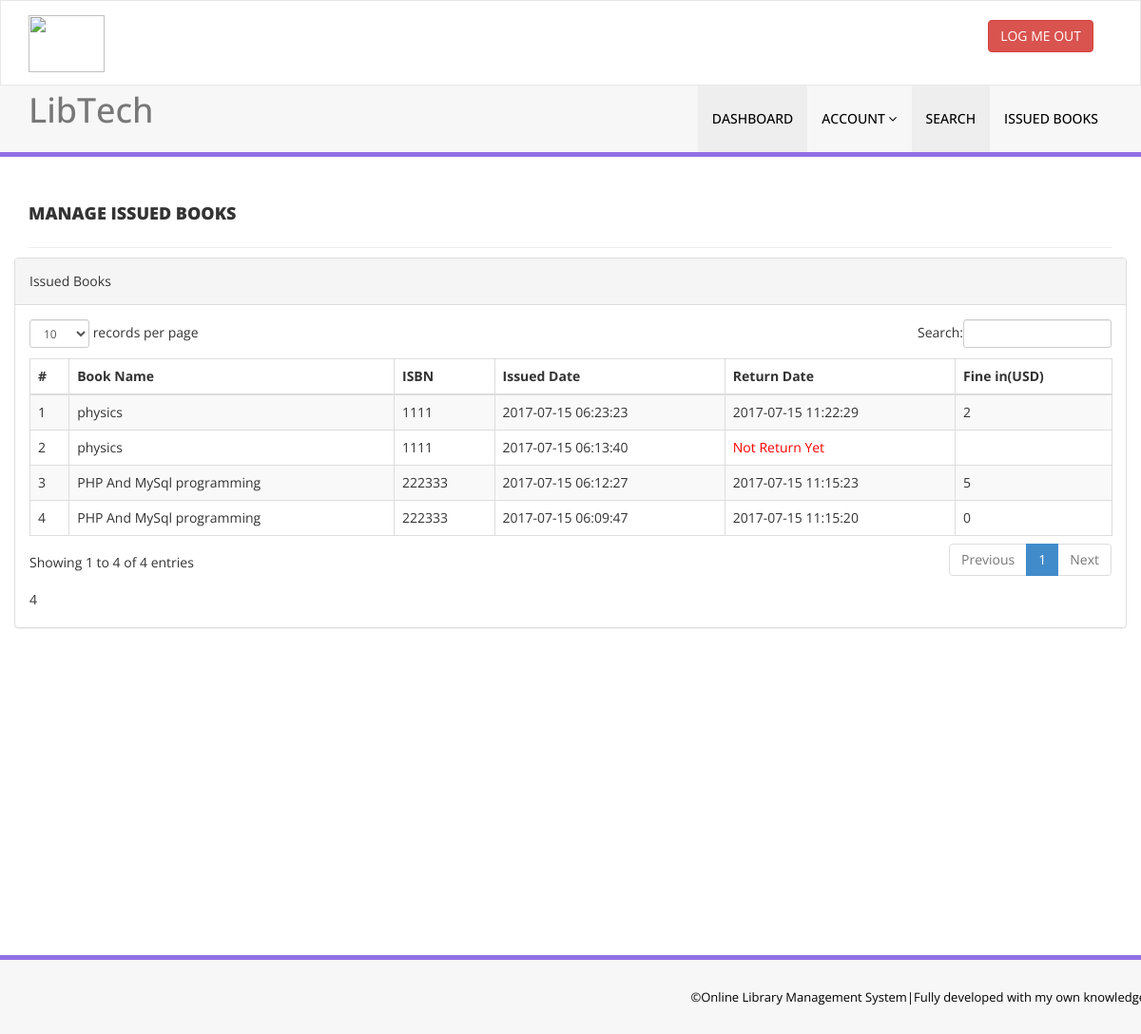
/library/issued-books.php (signed in), run on the app's committed database.
### tables this page shows
CREATE TABLE `tblissuedbookdetails` (
  `id` int(11) NOT NULL,
  `BookId` int(11) DEFAULT NULL,
  `StudentID` varchar(150) DEFAULT NULL,
  `IssuesDate` timestamp NULL DEFAULT current_timestamp(),
  `ReturnDate` timestamp NULL DEFAULT NULL ON UPDATE current_timestamp(),
  `RetrunStatus` int(1) DEFAULT NULL,
  `fine` int(11) DEFAULT NULL
);

CREATE TABLE `tblbooks` (
  `id` int(11) NOT NULL,
  `BookName` varchar(255) DEFAULT NULL,
  `CatId` int(11) DEFAULT NULL,
  `AuthorId` int(11) DEFAULT NULL,
  `ISBNNumber` int(11) DEFAULT NULL,
  `PublishDate` date DEFAULT NULL,
  `RegDate` timestamp NULL DEFAULT current_timestamp(),
  `UpdationDate` timestamp NULL DEFAULT NULL ON UPDATE current_timestamp()
);

### library/issued-books.php (the view, shortened to what this page needs)
<?php
include('includes/config.php');
if(strlen($_SESSION['login'])==0)
    {
header('location:index.php');
}
else{
    ?>
<!DOCTYPE html>
<html xmlns="http://www.w3.org/1999/xhtml">
<head>
    <link href="assets/css/bootstrap.css" rel="stylesheet" />
    <link href="assets/css/font-awesome.css" rel="stylesheet" />
    <link href="assets/js/dataTables/dataTables.bootstrap.css" rel="stylesheet" />
    <link href="assets/css/style.css" rel="stylesheet" />
</head>
<body>
<?php include('includes/header.php');?>
    <div class="content-wrapper">
         <div class="container">
        <div class="row pad-botm">
            <div class="col-md-12">
                <h4 class="header-line">Manage Issued Books</h4>
    </div>
            <div class="row">
                <div class="col-md-12">
                    <div class="panel panel-default">
                        <div class="panel-heading">
                          Issued Books
                        </div>
                        <div class="panel-body">
                            <div class="table-responsive">
                                <table class="table table-striped table-bordered table-hover" id="dataTables-example">
                                    <thead>
                                        <tr>
                                            <th>#</th>
                                            <th>Book Name</th>
                                            <th>ISBN </th>
                                            <th>Issued Date</th>
                                            <th>Return Date</th>
                                            <th>Fine in(USD)</th>
                                        </tr>
                                    </thead>
                                    <tbody>
<?php
$sid=$_SESSION['stdid'];
$sql="SELECT tblbooks.BookName,tblbooks.ISBNNumber,tblissuedbookdetails.IssuesDate,tblissuedbookdetails.ReturnDate,tblissuedbookdetails.id as rid,tblissuedbookdetails.fine from  tblissuedbookdetails join tblstudents on tblstudents.StudentId=tblissuedbookdetails.StudentId join tblbooks on tblbooks.id=tblissuedbookdetails.BookId where tblstudents.StudentId=:sid order by tblissuedbookdetails.id desc";
$query = $dbh -> prepare($sql);
$query-> bindParam(':sid', $sid, PDO::PARAM_STR);
$query->execute();
$results=$query->fetchAll(PDO::FETCH_OBJ);
$cnt=1;
if($query->rowCount() > 0)
{
foreach($results as $result)
{               ?>
                                        <tr class="odd gradeX">
                                            <td class="center"><?php echo htmlentities($cnt);?></td>
                                            <td class="center"><?php echo htmlentities($result->BookName);?></td>
                                            <td class="center"><?php echo htmlentities($result->ISBNNumber);?></td>
                                            <td class="center"><?php echo htmlentities($result->IssuesDate);?></td>
                                            <td class="center"><?php if($result->ReturnDate=="")
                                            {?>
                                            <span style="color:red">
                                             <?php   echo htmlentities("Not Return Yet"); ?>
                                                </span>
                                            <?php } else {
                                            echo htmlentities($result->ReturnDate);
                                        }
                                            ?></td>
                                              <td class="center"><?php echo htmlentities($result->fine);?></td>
                                        </tr>
 <?php $cnt=$cnt+1;}} ?>
                                    </tbody>
                                </table>
                                <?php echo $cnt-1;?>
                            </div>
                        </div>
                    </div>
                </div>
            </div>
    </div>
    </div>
    </div>
  <?php include('includes/footer.php');?>
</body>
</html>
<?php } ?>

### library/assets/css/style.css (style rules this page uses)
.content-wrapper { margin-top: 40px; min-height:800px; padding-bottom:90px; }
.header-line { font-weight:900; padding-bottom:25px; border-bottom:1px solid #eeeeee; text-transform:uppercase; }
.pad-botm { padding-bottom:30px; }

### data on the page
tblissuedbookdetails: BookId.BookName "physics", BookId.ISBNNumber "1111", IssuesDate "2017-07-15 06:23:23", ReturnDate "2017-07-15 11:22:29", fine "2"
tblissuedbookdetails: BookId.BookName "physics", BookId.ISBNNumber "1111", IssuesDate "2017-07-15 06:13:40"
tblissuedbookdetails: BookId.BookName "PHP And MySql programming", BookId.ISBNNumber "222333", IssuesDate "2017-07-15 06:12:27", ReturnDate "2017-07-15 11:15:23", fine "5"
tblissuedbookdetails: BookId.BookName "PHP And MySql programming", BookId.ISBNNumber "222333", IssuesDate "2017-07-15 06:09:47", ReturnDate "2017-07-15 11:15:20", fine "0"

### other printed values
$cnt-1 "4"
